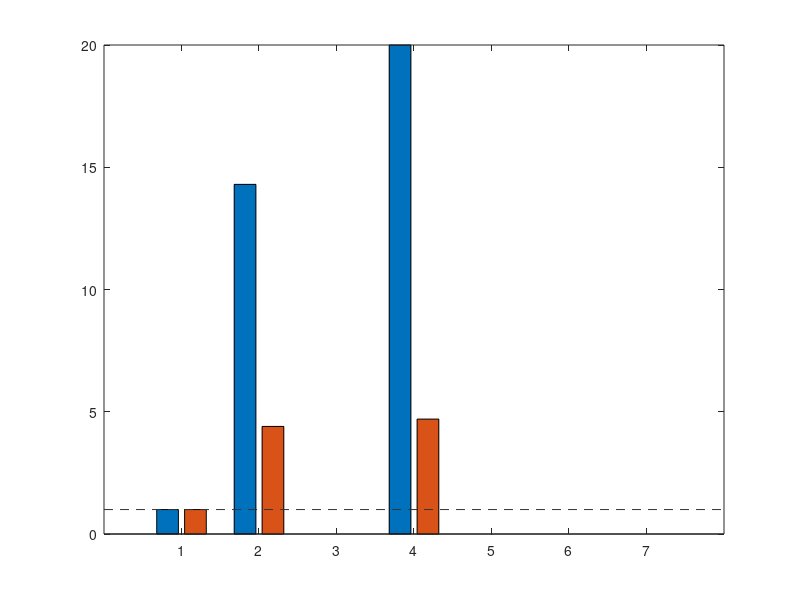

MATLAB code for this plot: (Note: this script raises an error after producing the figure.)
c = {'Naive', 'Optimised', 'Optimised (fixp.)', 'NEON', 'DSP', 'DSP + Optimised', 'DSP + NEON'};
speedups = [1 1; 14.3 4.4; 0 0; 20 4.7; 0 0; 0 0; 0 0];
bar(speedups)
line(xlim, [1 1], 'LineStyle', '--', 'Color', [0.2, 0.2, 0.2]);
ax = gca;
ax.XTickLabelRotation = 45;
ax.XTickLabel = c;
ylabel('Speed-up [x]')

addpath('matlab2tikz')
matlab2tikz( '../docs/assignment2/comparison/resources/comparison.tikz', 'height', '\figureheight', 'width', '\figurewidth' );
